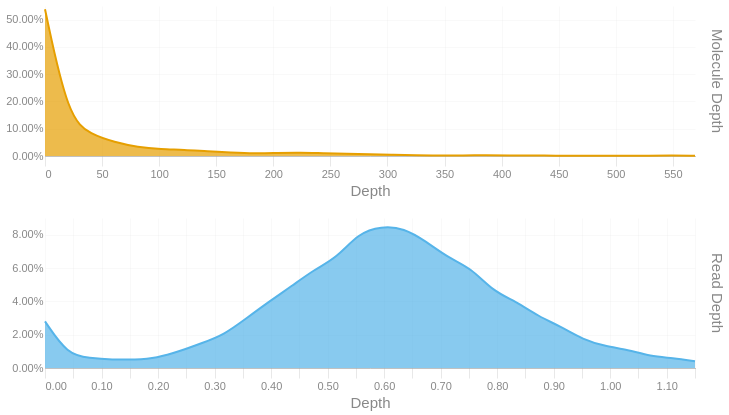

The notebook cell this image was saved under:
### Code cell
readdep = depth_hist(tb['Read Depth'], q99, 3)
readdep = readdep.with_columns(pl.lit('Read Depth').alias('Metric'))
if not SKIPLR:
    moldep = depth_hist(tb['Molecule Depth'], mol_q99, 1)
    moldep = moldep.with_columns(pl.lit('Molecule Depth').alias('Metric'))
    _hist = pl.concat([readdep, moldep])
    _hist = _hist.filter(pl.col('Proportion') != 0)
    with SafeRender(_hist):
        (
            alt.Chart(_hist)        
            .mark_area(interpolate = "basis")
            .encode(
                x=alt.X('Bin:Q').scale(domainMin=0).axis(alt.Axis(title='Depth')),
                y = alt.Y('Proportion:Q', title = None).axis(format = '.2%'),
                color = alt.Color('Metric:N').legend(None),
                row = alt.Row("Metric:N").header(title = None, labelOrient = 'right'),
                tooltip = [
                    alt.Tooltip("Metric:N", title = "Metric"),
                    alt.Tooltip('Interval:N', title = "Depth Interval"),
                    alt.Tooltip('Proportion:Q', title = "% Alignments").format('.2%')
                ]
            )
            .resolve_scale(x='independent', y='independent')
            .properties(
                height = 150, width = 650,
                usermeta={'embedOptions': {'downloadFileName': f'{samplename}.depth.hist'}}
            )
        ).display()
else:
    readdep = readdep.filter(pl.col('Proportion') != 0)
    with SafeRender(readdep):
        (
            alt.Chart(readdep)        
            .mark_area(interpolate = "basis")
            .encode(
                x=alt.X('Bin:Q').scale(domainMin=0).axis(alt.Axis(title='Depth')),
                y = alt.Y('Proportion:Q', title = None).axis(format = '.2%'),
                tooltip = [
                    alt.Tooltip('Interval:N', title = "Depth Interval"),
                    alt.Tooltip('Proportion:Q', title = "% Alignments").format('.2%')
                ]
            )
            .properties(
                usermeta={'embedOptions': {'downloadFileName': f'{samplename}.depth.hist'}}
            )
        ).display()

### Figure 1 — Vega-Lite specification as saved in the notebook (floating-point values rounded to 4 significant figures)
{"width": 650, "height": 150, "config": {"title": {"anchor": "start", "dy": -15, "fontSize": 18, "color": "#888888", "subtitleColor": "#888888", "subtitleFontSize": 14}, "arc": {"fill": "#0072B2"}, "axis": {"domainColor": "#888888", "domainWidth": 0.5, "gridWidth": 0.2, "grid": false, "titleFontWeight": 400, "titleFontSize": 15, "labelFontSize": 11, "labelColor": "#888888", "tickColor": "#888888", "tickWidth": 0.2, "titleColor": "#888888"}, "axisBand": {"grid": false}, "axisX": {"grid": true, "tickSize": 10, "domainCap": "round"}, "axisY": {"domain": false, "grid": true, "tickSize": 0, "domainCap": "round"}, "background": "transparent", "header": {"labelFontSize": 15, "labelColor": "#888888", "titleFontSize": 15, "titleFontWeight": 600, "titleColor": "#888888"}, "legend": {"labelFont": "sans-serif", "labelFontSize": 12, "labelColor": "#888888", "symbolSize": 100, "symbolType": "circle", "titleFontSize": 12, "titlePadding": 10, "titleColor": "#888888", "title": null}, "range": {"category": ["#E69F00", "#56B4E9", "#009E73", "#F0E442", "#0072B2", "#D55E00", "#CC79A7", "#000000"], "diverging": ["#cfe8f3", "#a2d4ec", "#73bfe2", "#46abdb", "#1696d2", "#12719e"]}, "area": {"fill": "#0072B2", "fillOpacity": 0.7, "line": true, "strokeOpacity": 0.7}, "line": {"color": "#0072B2", "stroke": "#0072B2", "strokeWidth": 2}, "trail": {"color": "#0072B2", "stroke": "#0072B2", "strokeWidth": 0, "size": 1}, "point": {"filled": true, "fillOpacity": 1.0, "size": 95}, "text": {"color": "#888888", "fontSize": 11, "align": "right", "fontWeight": 400, "size": 11}, "bar": {"fill": "#0072B2", "stroke": null}, "view": {"stroke": null, "continuousWidth": 660, "continuousHeight": 400}}, "data": {"name": "data-4d9ea79eab35e726bb581e847c900885"}, "mark": {"type": "area", "interpolate": "basis"}, "encoding": {"color": {"field": "Metric", "legend": null, "type": "nominal"}, "row": {"field": "Metric", "header": {"title": null, "labelOrient": "right"}, "type": "nominal"}, "tooltip": [{"field": "Metric", "title": "Metric", "type": "nominal"}, {"field": "Interval", "title": "Depth Interval", "type": "nominal"}, {"field": "Proportion", "format": ".2%", "title": "% Alignments", "type": "quantitative"}], "x": {"axis": {"title": "Depth"}, "field": "Bin", "scale": {"domainMin": 0}, "type": "quantitative"}, "y": {"axis": {"format": ".2%"}, "field": "Proportion", "title": null, "type": "quantitative"}}, "resolve": {"scale": {"x": "independent", "y": "independent"}}, "usermeta": {"embedOptions": {"downloadFileName": "S1_Tusket_019.depth.hist"}}, "$schema": "https://vega.github.io/schema/vega-lite/v6.1.0.json", "datasets": {"data-4d9ea79eab35e726bb581e847c900885": [{"Bin": 0.0, "Interval": "0.0-0.04", "Proportion": 0.028, "Metric": "Read Depth"}, {"Bin": 0.04, "Interval": "0.04-0.079", "Proportion": 0.008, "Metric": "Read Depth"}, {"Bin": 0.079, "Interval": "0.079-0.119", "Proportion": 0.006, "Metric": "Read Depth"}, {"Bin": 0.119, "Interval": "0.119-0.159", "Proportion": 0.005, "Metric": "Read Depth"}, {"Bin": 0.159, "Interval": "0.159-0.198", "Proportion": 0.005, "Metric": "Read Depth"}, {"Bin": 0.198, "Interval": "0.198-0.238", "Proportion": 0.006, "Metric": "Read Depth"}, {"Bin": 0.238, "Interval": "0.238-0.278", "Proportion": 0.01, "Metric": "Read Depth"}, {"Bin": 0.278, "Interval": "0.278-0.317", "Proportion": 0.015, "Metric": "Read Depth"}, {"Bin": 0.317, "Interval": "0.317-0.357", "Proportion": 0.02, "Metric": "Read Depth"}, {"Bin": 0.357, "Interval": "0.357-0.397", "Proportion": 0.03, "Metric": "Read Depth"}, {"Bin": 0.397, "Interval": "0.397-0.436", "Proportion": 0.04, "Metric": "Read Depth"}, {"Bin": 0.436, "Interval": "0.436-0.476", "Proportion": 0.049, "Metric": "Read Depth"}, {"Bin": 0.476, "Interval": "0.476-0.516", "Proportion": 0.059, "Metric": "Read Depth"}, {"Bin": 0.516, "Interval": "0.516-0.555", "Proportion": 0.066, "Metric": "Read Depth"}, {"Bin": 0.555, "Interval": "0.555-0.595", "Proportion": 0.081, "Metric": "Read Depth"}, {"Bin": 0.595, "Interval": "0.595-0.635", "Proportion": 0.085, "Metric": "Read Depth"}, {"Bin": 0.635, "Interval": "0.635-0.674", "Proportion": 0.084, "Metric": "Read Depth"}, {"Bin": 0.674, "Interval": "0.674-0.714", "Proportion": 0.076, "Metric": "Read Depth"}, {"Bin": 0.714, "Interval": "0.714-0.754", "Proportion": 0.066, "Metric": "Read Depth"}, {"Bin": 0.754, "Interval": "0.754-0.793", "Proportion": 0.06, "Metric": "Read Depth"}, {"Bin": 0.793, "Interval": "0.793-0.833", "Proportion": 0.046, "Metric": "Read Depth"}, {"Bin": 0.833, "Interval": "0.833-0.873", "Proportion": 0.04, "Metric": "Read Depth"}, {"Bin": 0.873, "Interval": "0.873-0.912", "Proportion": 0.031, "Metric": "Read Depth"}, {"Bin": 0.912, "Interval": "0.912-0.952", "Proportion": 0.025, "Metric": "Read Depth"}, {"Bin": 0.952, "Interval": "0.952-0.992", "Proportion": 0.017, "Metric": "Read Depth"}, {"Bin": 0.992, "Interval": "0.992-1.031", "Proportion": 0.013, "Metric": "Read Depth"}, {"Bin": 1.031, "Interval": "1.031-1.071", "Proportion": 0.011, "Metric": "Read Depth"}, {"Bin": 1.071, "Interval": "1.071-1.111", "Proportion": 0.007, "Metric": "Read Depth"}, {"Bin": 1.111, "Interval": "1.111-1.15", "Proportion": 0.006, "Metric": "Read Depth"}, {"Bin": 1.15, "Interval": "1.15-1.19", "Proportion": 0.004, "Metric": "Read Depth"}, {"Bin": 0.0, "Interval": "0.0-20.3", "Proportion": 0.538, "Metric": "Molecule Depth"}, {"Bin": 20.3, "Interval": "20.3-40.7", "Proportion": 0.139, "Metric": "Molecule Depth"}, {"Bin": 40.7, "Interval": "40.7-61.0", "Proportion": 0.078, "Metric": "Molecule Depth"}, {"Bin": 61.0, "Interval": "61.0-81.3", "Proportion": 0.051, "Metric": "Molecule Depth"}, {"Bin": 81.3, "Interval": "81.3-101.7", "Proportion": 0.032, "Metric": "Molecule Depth"}, {"Bin": 101.7, "Interval": "101.7-122.0", "Proportion": 0.025, "Metric": "Molecule Depth"}, {"Bin": 122.0, "Interval": "122.0-142.3", "Proportion": 0.023, "Metric": "Molecule Depth"}, {"Bin": 142.3, "Interval": "142.3-162.7", "Proportion": 0.017, "Metric": "Molecule Depth"}, {"Bin": 162.7, "Interval": "162.7-183.0", "Proportion": 0.013, "Metric": "Molecule Depth"}, {"Bin": 183.0, "Interval": "183.0-203.3", "Proportion": 0.009, "Metric": "Molecule Depth"}, {"Bin": 203.3, "Interval": "203.3-223.7", "Proportion": 0.011, "Metric": "Molecule Depth"}, {"Bin": 223.7, "Interval": "223.7-244.0", "Proportion": 0.012, "Metric": "Molecule Depth"}, {"Bin": 244.0, "Interval": "244.0-264.3", "Proportion": 0.01, "Metric": "Molecule Depth"}, {"Bin": 264.3, "Interval": "264.3-284.7", "Proportion": 0.009, "Metric": "Molecule Depth"}, {"Bin": 284.7, "Interval": "284.7-305.0", "Proportion": 0.006, "Metric": "Molecule Depth"}, {"Bin": 305.0, "Interval": "305.0-325.3", "Proportion": 0.005, "Metric": "Molecule Depth"}, {"Bin": 325.3, "Interval": "325.3-345.7", "Proportion": 0.002, "Metric": "Molecule Depth"}, {"Bin": 345.7, "Interval": "345.7-366.0", "Proportion": 0.002, "Metric": "Molecule Depth"}, {"Bin": 366.0, "Interval": "366.0-386.4", "Proportion": 0.002, "Metric": "Molecule Depth"}, {"Bin": 386.4, "Interval": "386.4-406.7", "Proportion": 0.003, "Metric": "Molecule Depth"}, {"Bin": 406.7, "Interval": "406.7-427.0", "Proportion": 0.002, "Metric": "Molecule Depth"}, {"Bin": 427.0, "Interval": "427.0-447.4", "Proportion": 0.002, "Metric": "Molecule Depth"}, {"Bin": 447.4, "Interval": "447.4-467.7", "Proportion": 0.001, "Metric": "Molecule Depth"}, {"Bin": 467.7, "Interval": "467.7-488.0", "Proportion": 0.001, "Metric": "Molecule Depth"}, {"Bin": 488.0, "Interval": "488.0-508.4", "Proportion": 0.001, "Metric": "Molecule Depth"}, {"Bin": 508.4, "Interval": "508.4-528.7", "Proportion": 0.001, "Metric": "Molecule Depth"}, {"Bin": 528.7, "Interval": "528.7-549.0", "Proportion": 0.001, "Metric": "Molecule Depth"}, {"Bin": 549.0, "Interval": "549.0-569.4", "Proportion": 0.002, "Metric": "Molecule Depth"}, {"Bin": 569.4, "Interval": "569.4-589.7", "Proportion": 0.001, "Metric": "Molecule Depth"}]}}
